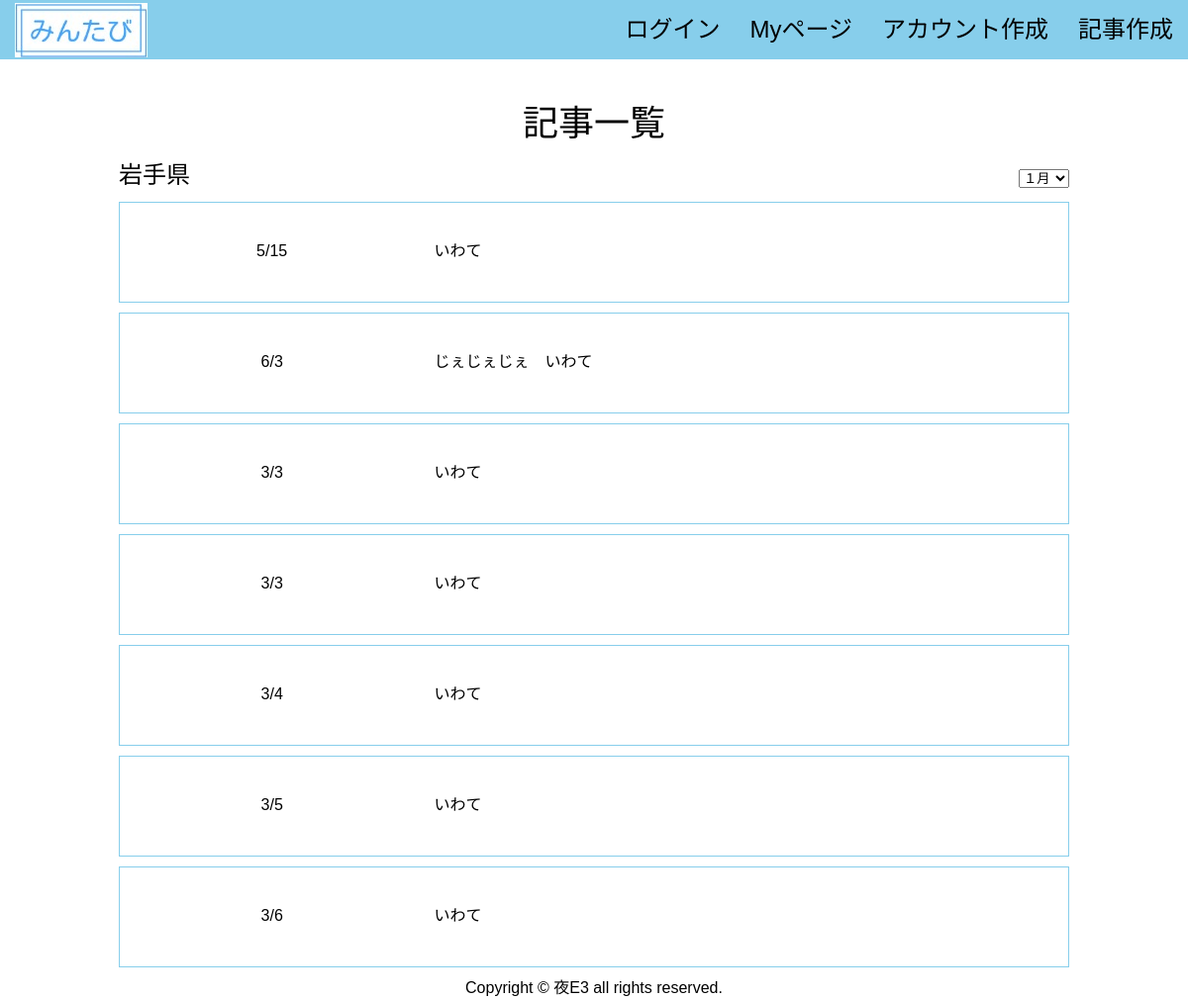
Page /thread/3 on the committed database.
### tables this page shows
CREATE TABLE "Prefecture" (
	"No"	INTEGER,
	"area"	TEXT,
	PRIMARY KEY("No" AUTOINCREMENT)
);

CREATE TABLE "page" (
	"ID"	INTEGER,
	"userID"	INTEGER,
	"editPASS"	INTEGER,
	"title"	TEXT,
	"prefectures"	INTEGER,
	"month"	INTEGER,
	"date"	INTEGER,
	"flag"	INTEGER,
	"period"	TEXT,
	PRIMARY KEY("ID" AUTOINCREMENT)
);

### app.py (the view)
@app.route('/thread/<int:areaid>', methods=["GET"])
def thread(areaid):
    conn = sqlite3.connect('flaskapp.db')
    c = conn.cursor()
    c.execute("select area from Prefecture where No=?", (areaid,))
    area = c.fetchone()
    c.execute("select month, date, title from page where flag=0 and prefectures=?", (areaid,) )
    page = []
    for row in c.fetchall():
        page.append({"month": row[0], "date": row[1], "title": row[2]})
    c.close()
    print(area)
    print(page)
    return render_template('thread.html', page=page, area=area)

### templates/thread.html (shortened to what this page needs)
<!DOCTYPE html>
{% extends 'base.html' %}
{% block content %}
    <div class="title">記事一覧</div>
    <div class="thread_box">
      <div class="area"><p>{{area[0]}}</p></div>
      <div class="month">
        <form action="#" method="post">
          <select name="month">
            <option value="1">１月</option>
          </select>
        </form>
      </div>
    </div>
   {% for item in page %}
   <div class="box1">
     <div class="item1">{{item["month"]}}/{{item["date"]}}</div>
     <div class="item2">{{item["title"]}}</div>
   </div>
   {% endfor %}
{% endblock %}

### static/css/style.css (style rules this page uses)
html { overflow-y: scroll; }
body, h1, h2, h3, h4, h5, p, ul, ol, li, dl, dt, dd { margin: 0px; padding: 0px; }
body { background: #fff; text-align: center; font-size: 16px; line-height: 1.4; min-width: 100%; -webkit-text-size-adjust: 100%; }
body { font-family: "Noto Sans Japanese", "ヒラギノ角ゴ Pro W3", "Hiragino Kaku Gothic Pro", "ヒラギノ角ゴ ProN W3", "Hiragino Kaku Gothic ProN", "游ゴシック", YuGothic, "メイリオ", "Meiryo", "HGPｺﾞｼｯｸM", "Osaka", "ＭＳ Ｐゴシック", sans-serif, Century Gothic, Arial; }
.title { display: flex; justify-content: center; align-items: flex-end; font-size: 36px; height: 150px; }
.thread_box { display: flex; justify-content: space-between; font-size: 24px; margin: 10px 10%; }
.box1 { display: flex; justify-content: flex-start; align-items: center; height: 100px; border: 1px solid skyblue; margin: 10px 10%; }
.item1 { width: 10%; padding: 10px; margin: 10%; }
.item2 { padding: 10px; text-align: left; }

### rows in the picture
Prefecture: area "岩手県"
page: month "5", date "15", title "いわて"
page: month "6", date "3", title "じぇじぇじぇ いわて"
page: month "3", date "3", title "いわて"
page: month "3", date "3", title "いわて"
page: month "3", date "4", title "いわて"
page: month "3", date "5", title "いわて"
page: month "3", date "6", title "いわて"
